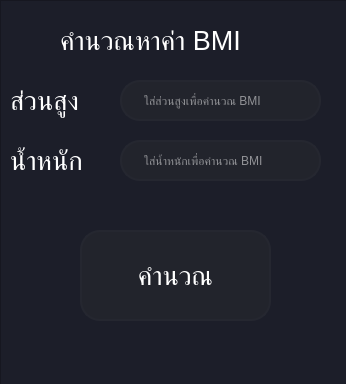
<?xml version="1.0" encoding="UTF-8"?>
<ui version="4.0">
 <class>MainWindow</class>
 <widget class="QMainWindow" name="MainWindow">
  <property name="geometry">
   <rect>
    <x>0</x>
    <y>0</y>
    <width>346</width>
    <height>384</height>
   </rect>
  </property>
  <property name="windowTitle">
   <string>คำนวณ BMI - Puripong</string>
  </property>
  <widget class="QWidget" name="centralwidget">
   <widget class="QFrame" name="frame">
    <property name="geometry">
     <rect>
      <x>0</x>
      <y>0</y>
      <width>801</width>
      <height>601</height>
     </rect>
    </property>
    <property name="styleSheet">
     <string notr="true">QFrame{
background-color: rgb(28, 30, 41);
}</string>
    </property>
    <property name="frameShape">
     <enum>QFrame::StyledPanel</enum>
    </property>
    <property name="frameShadow">
     <enum>QFrame::Raised</enum>
    </property>
    <widget class="QLineEdit" name="line2">
     <property name="geometry">
      <rect>
       <x>120</x>
       <y>80</y>
       <width>201</width>
       <height>41</height>
      </rect>
     </property>
     <property name="styleSheet">
      <string notr="true">QLineEdit{
	border: 2px solid rgb(37,39,48);
	border-radius: 20px;
	color: #fff;
	padding-left: 20px;
	padding-right: 20px;
	background-color: rgb(34,36,44);
}
QLineEdit:hover{
	border: 2px solid rgb(48,50,62);
}</string>
     </property>
     <property name="text">
      <string/>
     </property>
     <property name="placeholderText">
      <string>ใส่ส่วนสูงเพื่อคำนวณ BMI</string>
     </property>
    </widget>
    <widget class="QLineEdit" name="line1">
     <property name="geometry">
      <rect>
       <x>120</x>
       <y>140</y>
       <width>201</width>
       <height>41</height>
      </rect>
     </property>
     <property name="styleSheet">
      <string notr="true">QLineEdit{
	border: 2px solid rgb(37,39,48);
	border-radius: 20px;
	color: #fff;
	padding-left: 20px;
	padding-right: 20px;
	background-color: rgb(34,36,44);
}
QLineEdit:hover{
	border: 2px solid rgb(48,50,62);
}</string>
     </property>
     <property name="text">
      <string/>
     </property>
     <property name="placeholderText">
      <string>ใส่น้ำหนักเพื่อคำนวณ BMI</string>
     </property>
    </widget>
    <widget class="QPushButton" name="pushButton">
     <property name="geometry">
      <rect>
       <x>80</x>
       <y>230</y>
       <width>191</width>
       <height>91</height>
      </rect>
     </property>
     <property name="font">
      <font>
       <pointsize>20</pointsize>
      </font>
     </property>
     <property name="styleSheet">
      <string notr="true">QPushButton{
	border: 2px solid rgb(37,39,48);
	border-radius: 20px;
	color: #fff;
	padding-left: 20px;
	padding-right: 20px;
	background-color: rgb(34,36,44);
}
QPushButton:hover{
	border: 2px solid rgb(48,50,62);
}</string>
     </property>
     <property name="text">
      <string>คำนวณ</string>
     </property>
    </widget>
    <widget class="QLabel" name="label1">
     <property name="geometry">
      <rect>
       <x>10</x>
       <y>70</y>
       <width>81</width>
       <height>61</height>
      </rect>
     </property>
     <property name="font">
      <font>
       <pointsize>20</pointsize>
      </font>
     </property>
     <property name="styleSheet">
      <string notr="true">QLabel{
	color: rgb(255, 255, 255);
}</string>
     </property>
     <property name="text">
      <string>ส่วนสูง</string>
     </property>
    </widget>
    <widget class="QLabel" name="label2">
     <property name="geometry">
      <rect>
       <x>10</x>
       <y>130</y>
       <width>81</width>
       <height>61</height>
      </rect>
     </property>
     <property name="font">
      <font>
       <pointsize>20</pointsize>
      </font>
     </property>
     <property name="styleSheet">
      <string notr="true">QLabel{
	color: rgb(255, 255, 255);
}</string>
     </property>
     <property name="text">
      <string>น้ำหนัก</string>
     </property>
    </widget>
    <widget class="QLabel" name="label1_2">
     <property name="geometry">
      <rect>
       <x>60</x>
       <y>10</y>
       <width>211</width>
       <height>61</height>
      </rect>
     </property>
     <property name="font">
      <font>
       <pointsize>20</pointsize>
      </font>
     </property>
     <property name="styleSheet">
      <string notr="true">QLabel{
	color: rgb(255, 255, 255);
}</string>
     </property>
     <property name="text">
      <string>คำนวณหาค่า BMI</string>
     </property>
    </widget>
    <zorder>label1_2</zorder>
    <zorder>line2</zorder>
    <zorder>line1</zorder>
    <zorder>pushButton</zorder>
    <zorder>label1</zorder>
    <zorder>label2</zorder>
   </widget>
  </widget>
 </widget>
 <resources/>
 <connections/>
</ui>
